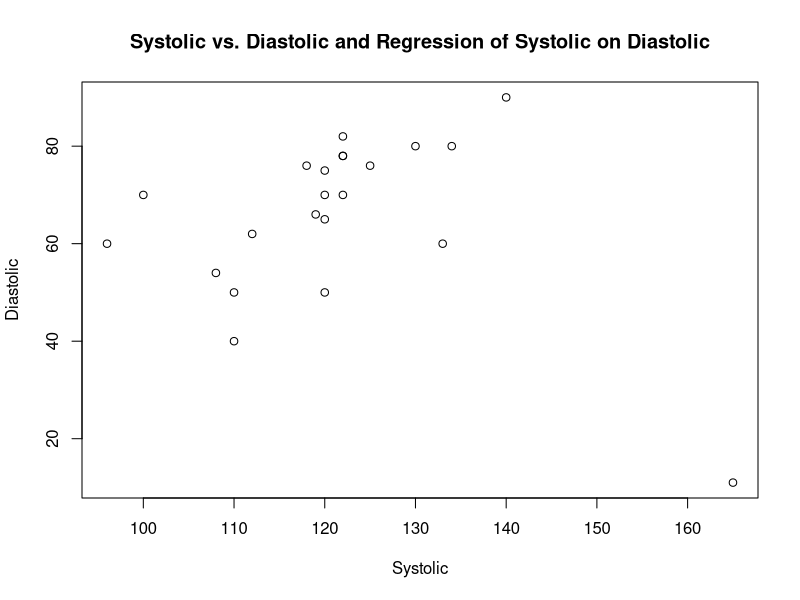

Source code (R): (Note: this script raises an error after producing the figure.)
##http://support.sas.com/documentation/cdl/en/procstat/66703/HTML/default/viewer.htm#procstat_univariate_examples01.htm

#library(Hmisc)
library(psych)

# create a data frame from scratch
patientID <- c('CK','CP','CP','FC','DS','JW','GS','HH','SS','BL','JI','RW','JW','SB','AB','FR','ES','MC','KD','BH','NS','EC')	

Systolic <- c(120,120,165,125,110,134,122,122,96, 140,110,133,130,118,122,100,120,119,108,120,122,112)
	
Diastolic <- c(50,75,11,76,50,80,70,82,60,90,40,60,80,76,78,70,70,66,54,65,78,62)
	
BPressure <- data.frame(patientID, Systolic, Diastolic)
	
summary(BPressure)
describe(BPressure)	

pdf("//fda.gov/WODC/CTP_Sandbox/OS/DPHS/StatisticsBranch/Team 2/Montes de Oca/rm_EXPLORE/0-MISC/code/results/SystolicDiastolic.pdf")
plot(Systolic, Diastolic)
abline(lm(Systolic~Diastolic))
title("Systolic vs. Diastolic and Regression of Systolic on Diastolic")
dev.off()

#or
dev.copy(png,"//fda.gov/WODC/CTP_Sandbox/OS/DPHS/StatisticsBranch/Team 2/Montes de Oca/rm_EXPLORE/0-MISC/code/results/SystolicDiastolic.png")
dev.off()

dev.copy(pdf,"//fda.gov/WODC/CTP_Sandbox/OS/DPHS/StatisticsBranch/Team 2/Montes de Oca/rm_EXPLORE/0-MISC/code/results/SystolicDiastolic.pdf")
dev.off()

#data fitness:
age <- c(44,44,38,40,44,44,45,54,51,48,57,52,51,51,49,52,40,42,47,43,38,45,47,49,51,49,54,50,54,57,48)
weight <- c(89.47,85.84,89.02,75.98,81.42,73.03,66.45,83.12,69.63,91.63,73.37,76.32,67.25,73.71,76.32,82.78,75.07,
68.15,77.45,81.19,81.87,87.66,79.15,81.42,77.91,73.37,79.38,70.87,91.63,59.08,61.24)
oxygen <- c(44.609,54.297,49.874,45.681,39.442,50.541,44.754,51.855,40.836,46.774,39.407,45.441,45.118,45.790,NA,
47.467,45.313,59.571,44.811,49.091,60.055,37.388,47.273,49.156,46.672,NA,46.080,54.625,39.203,50.545,47.920)
time <- c(11.37,  8.65,NA, 11.95, 13.08, 10.13, 11.12, 10.33, 10.95, 10.25, 12.63,  9.63, 11.08, 10.47,NA, 10.50,10.07,
 8.17,11.63,10.85, 8.63,14.03,10.60, 8.95,10.00,10.08,11.17, 8.92,12.88, 9.93,11.50)
fitness <- data.frame(age, weight, oxygen, time)
describe(fitness)
cor(age,weight)
cor(fitness, use="complete.obs", method="pearson")
cor(fitness, use="complete.obs", method="spearman")

cor(fitness, use="complete.obs")

library(Hmisc)
rcorr(as.matrix(fitness))
plot(fitness[,1:4])

#https://www.r-bloggers.com/correlation-and-linear-regression/
m1<-lm(weight~age, data=fitness)
summary(m1)
plot(m1)

par(mfrow=c(2,2))
plot(m1)


#transform data
fitness$Lweight<-log(fitness$weight)
plot(Lweight~age,fitness)
plot(weight~age,fitness)
hist(fitness$weight)
hist(fitness$Lweight)

#add normal curve:
Lweight <- fitness$Lweight
h<-hist(Lweight, breaks=10, col="red", xlab="xlab", main="main")
xfit<-seq(min(Lweight),max(Lweight),length=40)
yfit<-dnorm(xfit,mean=mean(Lweight),sd=sd(Lweight))
yfit <- yfit*diff(h$mids[1:2])*length(Lweight)
lines(xfit, yfit, col="blue", lwd=2)

weight <- fitness$weight
h<-hist(weight, breaks=10, col="red", xlab="xlab", main="main")
xfit<-seq(min(weight),max(weight),length=40)
yfit<-dnorm(xfit,mean=mean(weight),sd=sd(weight))
yfit <- yfit*diff(h$mids[1:2])*length(weight)
lines(xfit, yfit, col="blue", lwd=2)
